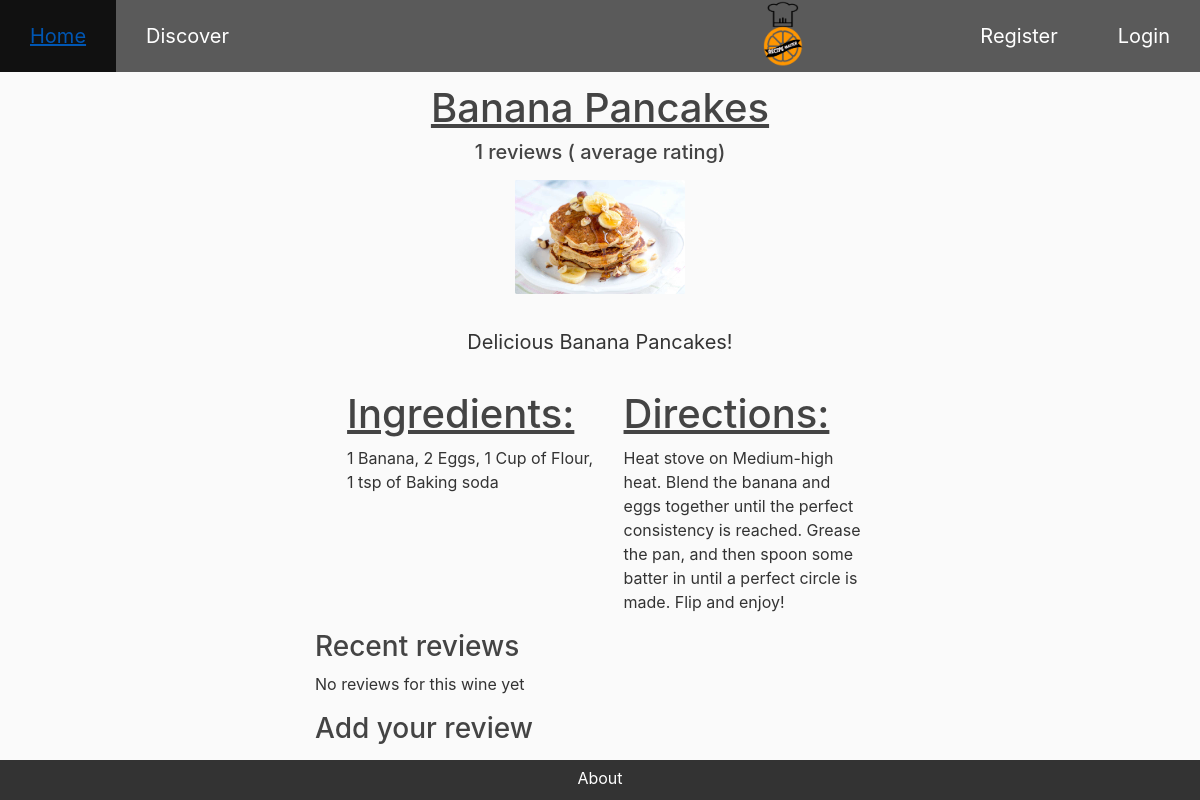
The page /recipe/9/ on the database its author committed.
### master_app/models.py (models this page shows, shortened)
class Recipe(models.Model):
    recipe_name = models.CharField(max_length=100)
    country = models.CharField(max_length=100, default='')
    category_choices = ((1, 'Vegan'), (2, 'Keto'), (3, 'Paleo'), (4, 'Vegetarian'), (5, 'General'))
    category = models.PositiveSmallIntegerField('Category', blank=False, default = 5, choices = category_choices)
    description = models.CharField(max_length=200, default='')
    calories = MinMaxFloat(min_value=0.0, max_value=10000.0, default=0.0)
    meal_PrepTime_Minutes= MinMaxFloat(min_value=5.0, max_value=10000.0)
    image = models.ImageField(default='food_default.jpg', upload_to='recipe_pics')
    ingredients_list = models.TextField(max_length=500, default='')
    instructions = models.TextField(max_length=1000, default='')
    date_posted = models.DateTimeField(default=timezone.now)
    recipe_creator = models.ForeignKey(User, on_delete=models.CASCADE)

### master_app/views.py (the view)
# urls.py: path('recipe/<pk>/', RecipeDetailView.as_view(), name='recipe-detail'),
class RecipeDetailView(DetailView):
    model = Recipe
    context_object_name = 'recipe'

### master_app/templates/master_app/recipe_detail.html (shortened to what this page needs)
{% extends "master_app/base.html" %}
{% load crispy_forms_tags %}
{% block content %}
<!DOCTYPE html>
<html>
<head>
</head>
<body>
	<class="bodyNotNav">
	<div class="text-center recipeTitle">
		<h1 class="article-title"><u>{{ recipe.recipe_name }}</u></h1>
			<h5>{{recipe.review_set.count}} reviews ({{recipe.averagee_rate | floatformat}} average rating)</h5>
			<div class="titlePicAndSum">
				<div class="text-center">
					<img id="recipePicture" src="{{ recipe.image.url }}" "rounded center" alt="..." width="30%" height="30%">
				</div>
			</div>
	</div>
	<div class="summary">
		<div class="text-center">
			{{ recipe.description }}
		</div>
	</div>
    <div class="howTo">
	<div class="container">
	  <div class="row">
	    <div class="col">
	    	<h2><u>Ingredients:</u></h2>
				{{recipe.ingredients_list}}
		</div>
	    <div class="col">
	    	<h2><u>Directions:</u></h2>
				{{recipe.instructions}}
	    </div>
	  </div>
	</div>
	</div>
	</class="bodyNotNav">
	<h3>Recent reviews</h3>
{% if recipereview_set.all %}
<div>
    {% for review in recipe.review_set.all %}
    <div>
        <em>{{ review.comment }}</em>
        <h6>Rated {{ review.rating }} of 5 by {{ review.user }}</h6>
        <h5><a href="{% url 'master_app:review_detail' review.id %}">
        Read more
        </a></h5>
    </div>
    {% endfor %}
</div>
{% else %}
<p>No reviews for this wine yet</p>
{% endif %}
<h3>Add your review</h3>
</body>
</html>
{% endblock content %}

### master_app/static/master_app/main.css (style rules this page uses)
body { background: #fafafa; color: #333333; margin-top: 5rem; }
h1, h2, h3, h4, h5, h6 { color: #444444; }
.article-title { color: #444444; }

### master_app/templates/master_app/recipe_detail.html (style rules this page uses)
#recipePicture { border-radius: 1%; }
.summary { padding: 3%; }
h2 { font-size: 40px; }
.summary { font-size: 20px; }
.howTo { margin-left: 3%; }
body { margin-top: 7%; margin-left: 25%; }

### rows shown on the page
Recipe: recipe_name "Banana Pancakes", review_set.count "1", image (picture), description "Delicious Banana Pancakes!", ingredients_list "1 Banana, 2 Eggs, 1 Cup of Flour, 1 tsp of Baking soda", instructions "Heat stove on Medium-high heat. Blend the banana and eggs together until the perfect consistency is reached. Grease the pan, and then spoon some batter in until a perfect circle is made. Flip and enjoy!"
